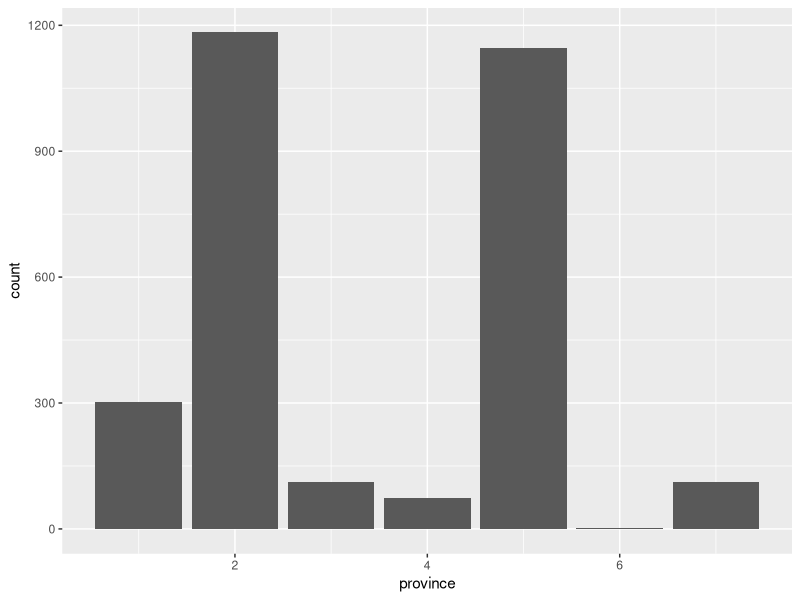
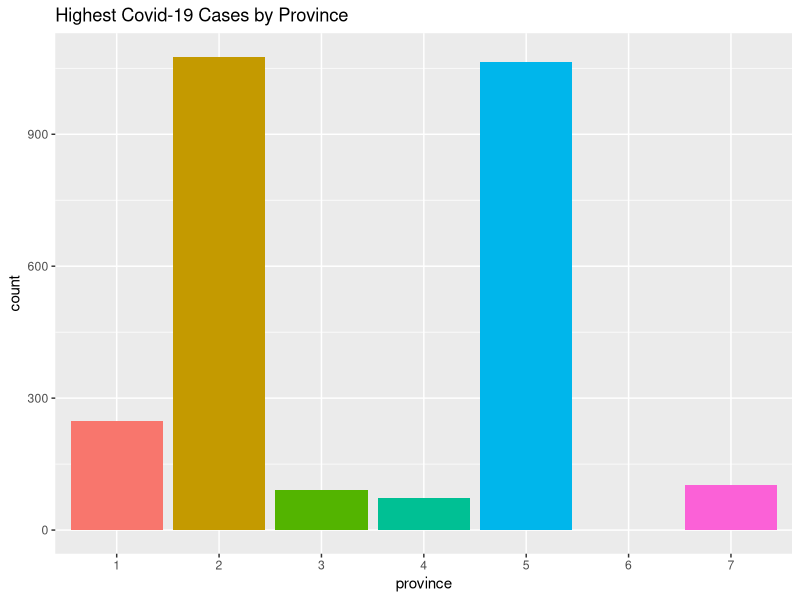
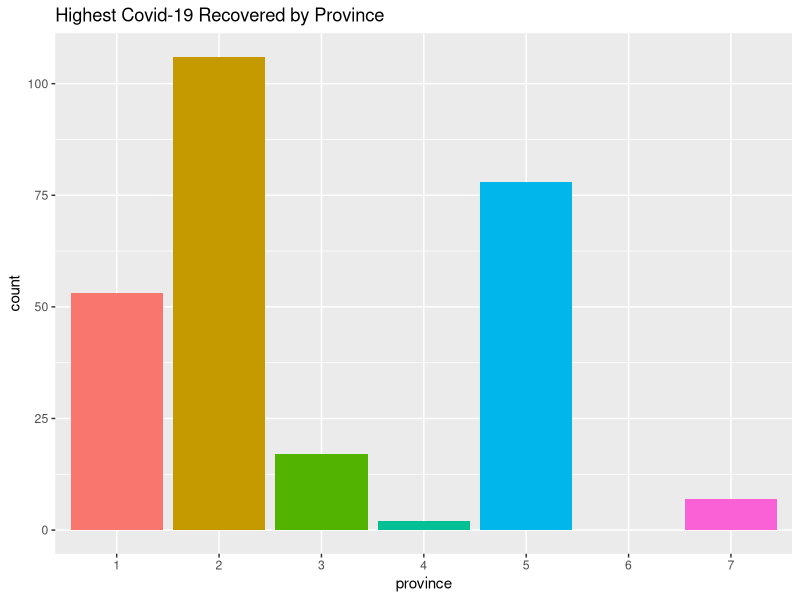
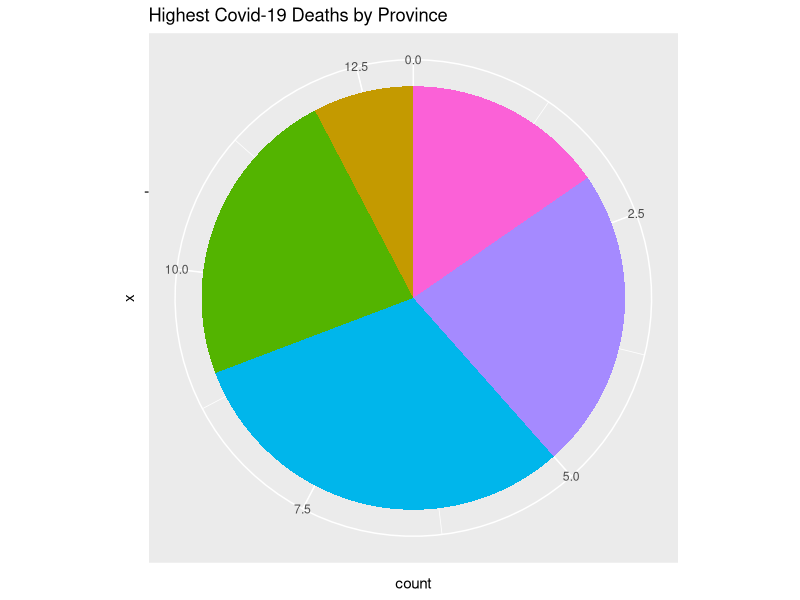
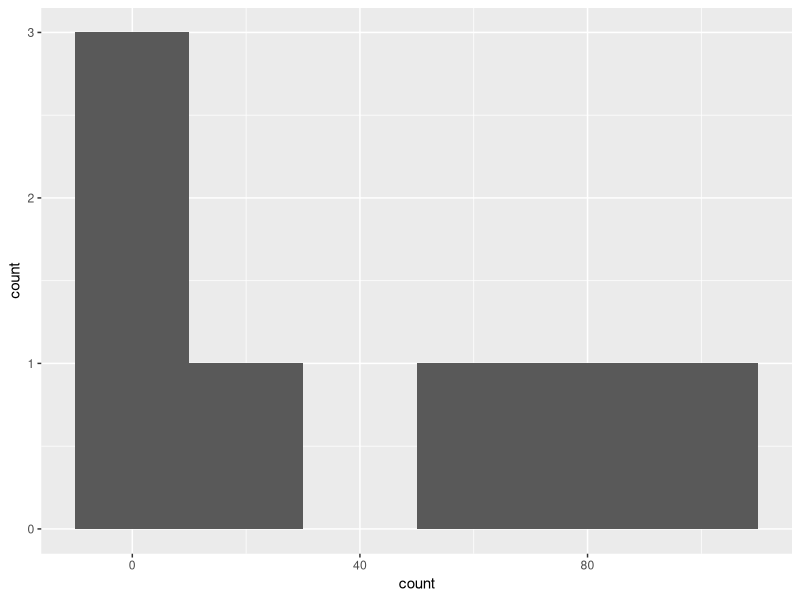
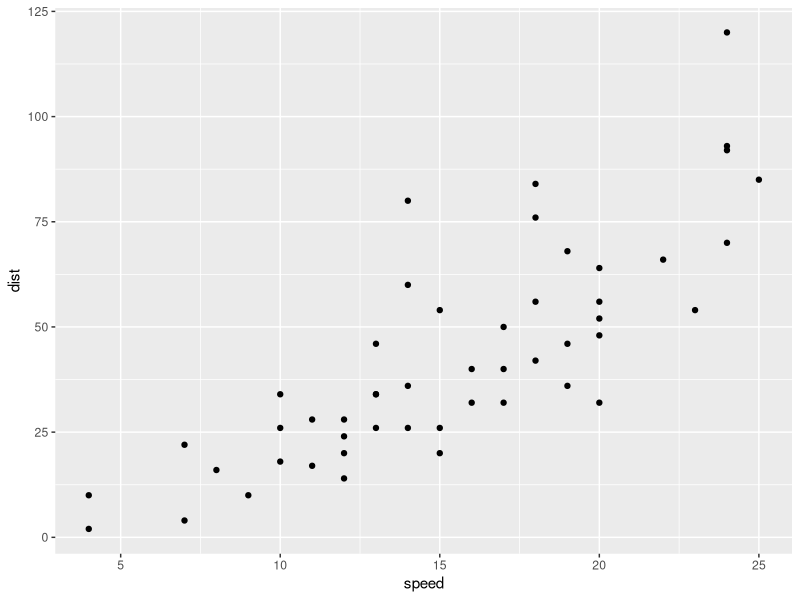

Here is the R script that generated these plots, in order: (Note: this script raises an error after producing the figures.)
## ---- chunk 1
knitr::opts_chunk$set(
	echo = TRUE,
	message = FALSE,
	warning = FALSE
)
## ---- chunk 2
library(ggplot2)
library(dplyr)
library(readr)

## Ctrl + Shift + Enter
## ---- chunk 3
province_status <- read_csv("province_status.csv")

province_status
## ---- chunk 4
ggplot(province_status, aes(x = province, y = count)) +
  geom_col()
## ---- chunk 5
province_status$province <- as.factor(province_status$province)

province_status %>% 
  filter(type == "cases") %>% 
  ggplot(aes(x = province, y = count, fill = province)) +
  geom_col() +
  ggtitle("Highest Covid-19 Cases by Province") +
  guides(fill = F)


## ---- chunk 6

province_status %>% 
  filter(type == "recovered") %>% 
  ggplot(aes(x = province, y = count, fill = province)) +
  geom_col() +
  ggtitle("Highest Covid-19 Recovered by Province") +
  guides(fill = F)
## ---- chunk 7
province_status %>% 
  filter(type == "deaths") %>% 
  ggplot(aes(x = "", y = count, fill = province)) +
  geom_col(width = 1) +
  coord_polar(start = 0, direction = 1, "y") +
  ggtitle("Highest Covid-19 Deaths by Province") +
  guides(fill = F)
## ---- chunk 8
province_status %>% 
  group_by(province) %>% 
  summarise(total = sum(count))
  
province_status %>% 
  # filter(type == "cases") %>% 
  summarise(total = sum(count))
## ---- chunk 9
province_status %>% 
  filter(type == "recovered") %>% 
  ggplot(aes(x = count )) +
  geom_histogram(stat = "bin", binwidth = 20)
## ---- chunk 10
cars %>% 
  ggplot(aes(x = speed, y = dist)) +
  geom_point()

## ---- chunk 11
gapminder %>% 
  filter(year == 2007) %>%
  ggplot(aes(x = continent, y = lifeExp)) +
  geom_boxplot()
## ---- chunk 12
district_status <- read_csv("district_status.csv")

library(tidyr)

  
## ---- chunk 13
library(tidyverse)

district_status$district <- factor(district_status$district)

# highest_cases_df <- 
district_status %>% 
  drop_na() %>% 
  filter(type == "cases") %>% 
  arrange(desc(count)) %>% 
  top_n(count, n = 10) %>%
  # mutate(n = fct_reorder(district, count)) %>% 
  ggplot(aes(x = district, y = count, fill = district)) +
  geom_col()

